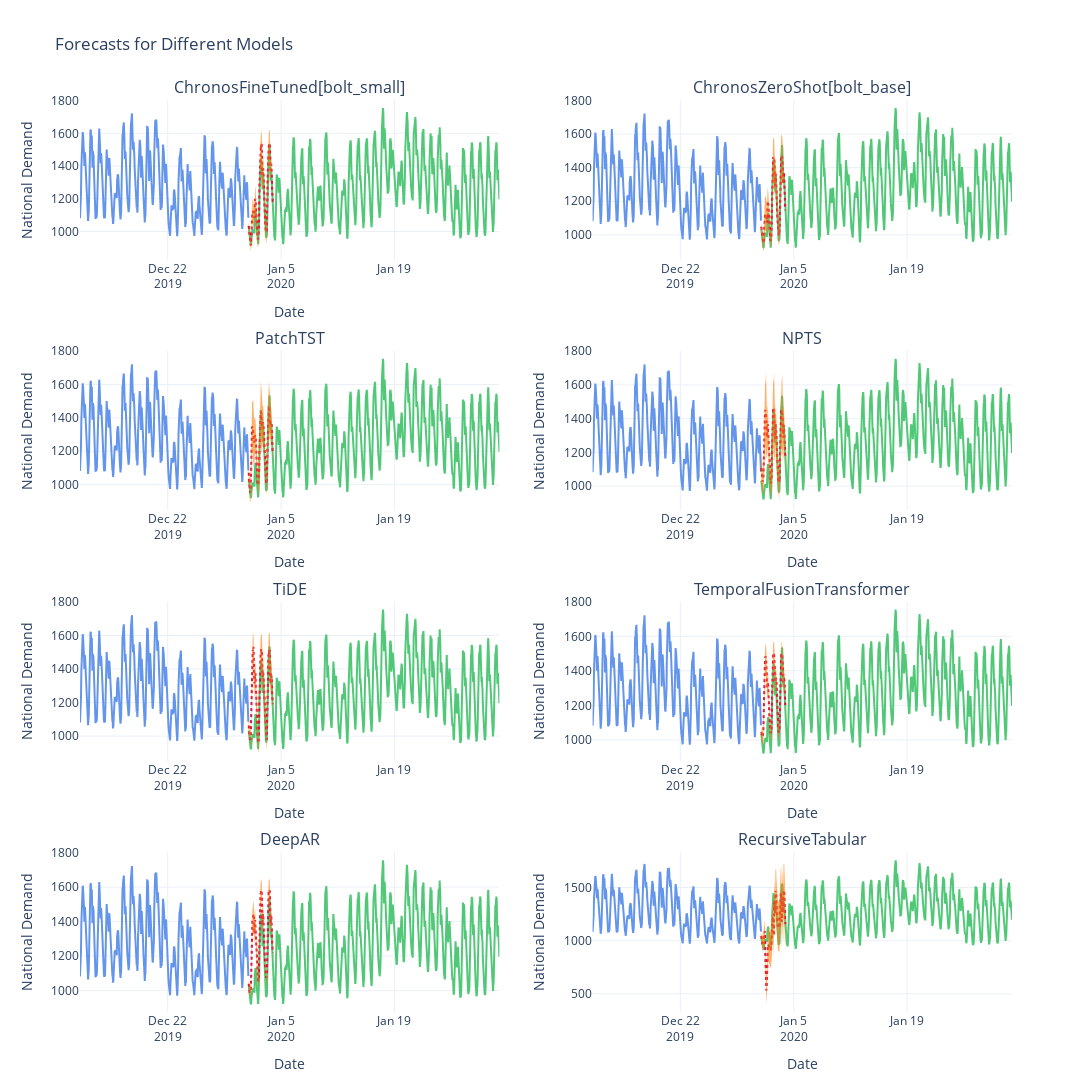

The code cell stored with this chart in its notebook:
### Code cell
import plotly.graph_objects as go
from plotly.subplots import make_subplots
import numpy as np

train_size = 500
sample_series_id = list(train_df.keys())[0]

model_names = list(all_models_predictions.keys())
n_models = len(model_names)

rows = int(np.ceil(n_models / 2))
cols = 2

fig = make_subplots(rows=rows, cols=cols, subplot_titles=model_names, vertical_spacing=0.1)

for i, model_name in enumerate(model_names):
    row = i // 2 + 1
    col = i % 2 + 1
    
    model_pred = all_models_predictions[model_name]
    
    fig.add_trace(
        go.Scatter(
            x=train_df["timestamp"][-train_size:],
            y=train_df["target"][-train_size:],
            name="Train",
            line=dict(color="#6495ED"),
        ),
        row=row, col=col
    )
    
    fig.add_trace(
        go.Scatter(
            x=test_df["timestamp"],
            y=test_df["target"],
            name="Test",
            line=dict(color="#50C878"),
        ),
        row=row, col=col
    )
    
    mean_values = model_pred['mean']
        
    fig.add_trace(
        go.Scatter(
            x=test_df["timestamp"],
            y=mean_values,
            name=f"{model_name} (mean)",
            line=dict(color="#D70040", dash="dot"),
        ),
        row=row, col=col
    )
    
    upper_quantile = None
    lower_quantile = None
    
    upper_quantile = model_pred["0.9"]
    lower_quantile = model_pred["0.1"]
    
    if upper_quantile is not None and lower_quantile is not None:
        fig.add_trace(
            go.Scatter(
                x=test_df['timestamp'],
                y=upper_quantile,
                mode='lines',
                line=dict(width=0),
                showlegend=False
            ),
            row=row, col=col
        )
        
        fig.add_trace(
            go.Scatter(
                x=test_df['timestamp'],
                y=lower_quantile,
                mode='lines',
                fill='tonexty',
                fillcolor='rgba(255, 127, 14, 0.6)',
                line=dict(width=0),
                name=f"{model_name} CI (0.1-0.9)"
            ),
            row=row, col=col
        )

fig.update_layout(
    title="Forecasts for Different Models",
    template="plotly_white",
    height=300*rows,
    width=1400,
    showlegend=False
)

for i in range(1, rows*cols+1):
    fig.update_xaxes(title_text="Date", row=i//cols+1, col=i%cols if i%cols!=0 else cols)
    fig.update_yaxes(title_text="National Demand", row=i//cols+1, col=i%cols if i%cols!=0 else cols)

fig.show()
